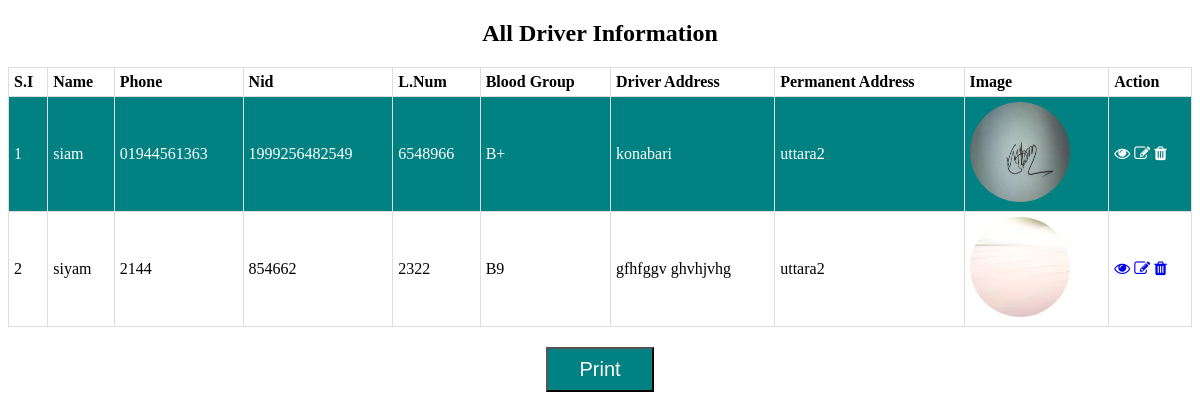
The page /Admin/driver_view.php on the database its author committed.
### tables this page shows
CREATE TABLE `driver_information` (
  `id` int(11) NOT NULL,
  `name` varchar(20) NOT NULL,
  `phone_number` varchar(20) NOT NULL,
  `nid` varchar(20) NOT NULL,
  `license_number` varchar(20) NOT NULL,
  `blood_group` varchar(10) NOT NULL,
  `address` varchar(20) NOT NULL,
  `permanent_address` varchar(20) NOT NULL,
  `assign_car` varchar(20) NOT NULL,
  `image_link` varchar(64) DEFAULT NULL
);

### db_connect/connection.php (called while the page is built, shortened)
<?php
class database
{
	public $servername="localhost";
	public $username="root";
	public $pass="";
	public $dbname="rent_management";
	public $link;
	private function dbconnect(){
		$this->link = new mysqli($this->servername,$this->username,$this->pass,$this->dbname) or die("database failed".$this->link->error."(".$this->link->errno.")");
	}
		public function select($a)
		{
			$scr_querr=$this->link->query($a);
			if($scr_querr->num_rows>0)
			{
				return $scr_querr;
			}
		}
			}
			?>

### Admin/driver_view.php (the view, shortened to what this page needs)
<?php
require_once("../db_connect/connection.php");
$db=new database();
?>
<!DOCTYPE html>
<html>
<head>
<link rel="stylesheet" href="https://cdnjs.cloudflare.com/ajax/libs/font-awesome/4.7.0/css/font-awesome.min.css">
</head>
<body>
	<h2 style="text-align: center;">All Driver Information</h2>
	<table>
		<tr>
			<th>S.I</th>
			<th>Name</th>
			<th>Phone</th>
			<th>Nid</th>
			<th>L.Num</th>
			<th>Blood Group</th>
			<th>Driver Address</th>
			<th>Permanent Address</th>
			<th>Image</th>
			<th>Action</th>
		</tr>
		<?php
		$driver_data="select * from driver_information";
		$driver_data_row=$db->select($driver_data);
		if($driver_data_row)
		{
			$sl=0;
			while($fetch=$driver_data_row->fetch_array())
			{
				$sl++;
				?>
				<tr>
					<td><?php echo $sl; ?></td>
					<td><?php echo $fetch['name']; ?></td>
					<td><?php echo $fetch[2]; ?></td>
					<td><?php echo $fetch[3]; ?></td>
					<td><?php echo $fetch[4]; ?></td>
					<td><?php echo $fetch[5]; ?></td>
					<td><?php echo $fetch[6]; ?></td>
					<td><?php echo $fetch[7]; ?></td>
					<td>
						<img src="<?php echo $fetch['image_link']; ?>" alt="" style="    WIDTH: 100PX;HEIGHT: 100PX; border-radius: 50%">
					</td>
					<td>
					<a href="driver_edit.php?edit=<?php echo $fetch[0]; ?>"><i class="fa fa-eye" aria-hidden="true"></i></a>
					<a href="driver_edit.php?edit=<?php echo $fetch[0]; ?>"><i class="fa fa-pencil-square-o" aria-hidden="true"></i></a>
						<a href="<?php print $_SERVER['PHP_SELF'];?>?delete=<?php echo $fetch[0]; ?>" onclick='return confirm_delete()'><i class="fa fa-trash" aria-hidden="true"></i></a></td>
				</tr>
				<?php
			}
		}
		?>
	</table>
<center>
<button onclick="myFunction()">Print</button>
</center>
</body>
</html>

### Admin/driver_view.php (style rules this page uses)
table { font-family: arial, sans-serif; border-collapse: collapse; width: 100%; }
tr:nth-child(even) i { color: #fff; }
button { margin-top: 20px; background: #028182; color: #fff; padding: 9px 31px; font-size: 20px; }
td, th { border: 1px solid #dddddd; text-align: left; padding: 5px; font-family: cambria; }
tr:nth-child(even) { background-color: #028182; color: #fff; }

### rows shown on the page
driver_information: name "siam", phone_number "01944561363", nid "1999256482549", license_number "6548966", blood_group "B+", address "konabari", permanent_address "uttara2", image_link (picture)
driver_information: name "siyam", phone_number "2144", nid "854662", license_number "2322", blood_group "B9", address "gfhfggv ghvhjvhg", permanent_address "uttara2", image_link (picture)
